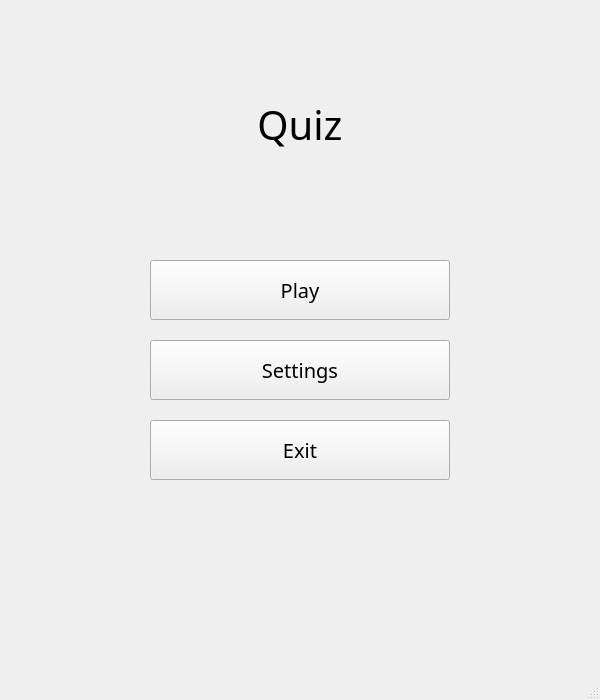
<?xml version="1.0" encoding="UTF-8"?>
<ui version="4.0">
 <class>MainWindow</class>
 <widget class="QMainWindow" name="MainWindow">
  <property name="geometry">
   <rect>
    <x>0</x>
    <y>0</y>
    <width>600</width>
    <height>700</height>
   </rect>
  </property>
  <property name="windowTitle">
   <string>MainWindow</string>
  </property>
  <widget class="QWidget" name="centralwidget">
   <widget class="QLabel" name="gameTitle">
    <property name="geometry">
     <rect>
      <x>0</x>
      <y>90</y>
      <width>600</width>
      <height>70</height>
     </rect>
    </property>
    <property name="font">
     <font>
      <family>Arial Black</family>
      <pointsize>30</pointsize>
     </font>
    </property>
    <property name="text">
     <string>Quiz</string>
    </property>
    <property name="textFormat">
     <enum>Qt::RichText</enum>
    </property>
    <property name="alignment">
     <set>Qt::AlignCenter</set>
    </property>
   </widget>
   <widget class="QPushButton" name="playButton">
    <property name="geometry">
     <rect>
      <x>150</x>
      <y>260</y>
      <width>300</width>
      <height>60</height>
     </rect>
    </property>
    <property name="font">
     <font>
      <family>Arial Black</family>
      <pointsize>15</pointsize>
      <kerning>true</kerning>
     </font>
    </property>
    <property name="mouseTracking">
     <bool>false</bool>
    </property>
    <property name="text">
     <string>Play</string>
    </property>
    <property name="autoDefault">
     <bool>false</bool>
    </property>
   </widget>
   <widget class="QPushButton" name="exitButton">
    <property name="geometry">
     <rect>
      <x>150</x>
      <y>420</y>
      <width>300</width>
      <height>60</height>
     </rect>
    </property>
    <property name="font">
     <font>
      <family>Arial Black</family>
      <pointsize>15</pointsize>
      <kerning>true</kerning>
     </font>
    </property>
    <property name="mouseTracking">
     <bool>false</bool>
    </property>
    <property name="text">
     <string>Exit</string>
    </property>
    <property name="autoDefault">
     <bool>false</bool>
    </property>
   </widget>
   <widget class="QPushButton" name="settingsButton">
    <property name="geometry">
     <rect>
      <x>150</x>
      <y>340</y>
      <width>300</width>
      <height>60</height>
     </rect>
    </property>
    <property name="font">
     <font>
      <family>Arial Black</family>
      <pointsize>15</pointsize>
      <kerning>true</kerning>
     </font>
    </property>
    <property name="mouseTracking">
     <bool>false</bool>
    </property>
    <property name="text">
     <string>Settings</string>
    </property>
    <property name="autoDefault">
     <bool>false</bool>
    </property>
   </widget>
  </widget>
  <widget class="QMenuBar" name="menubar">
   <property name="geometry">
    <rect>
     <x>0</x>
     <y>0</y>
     <width>600</width>
     <height>26</height>
    </rect>
   </property>
  </widget>
  <widget class="QStatusBar" name="statusbar"/>
 </widget>
 <resources/>
 <connections>
  <connection>
   <sender>exitButton</sender>
   <signal>clicked()</signal>
   <receiver>MainWindow</receiver>
   <slot>close()</slot>
   <hints>
    <hint type="sourcelabel">
     <x>250</x>
     <y>464</y>
    </hint>
    <hint type="destinationlabel">
     <x>373</x>
     <y>536</y>
    </hint>
   </hints>
  </connection>
 </connections>
</ui>
